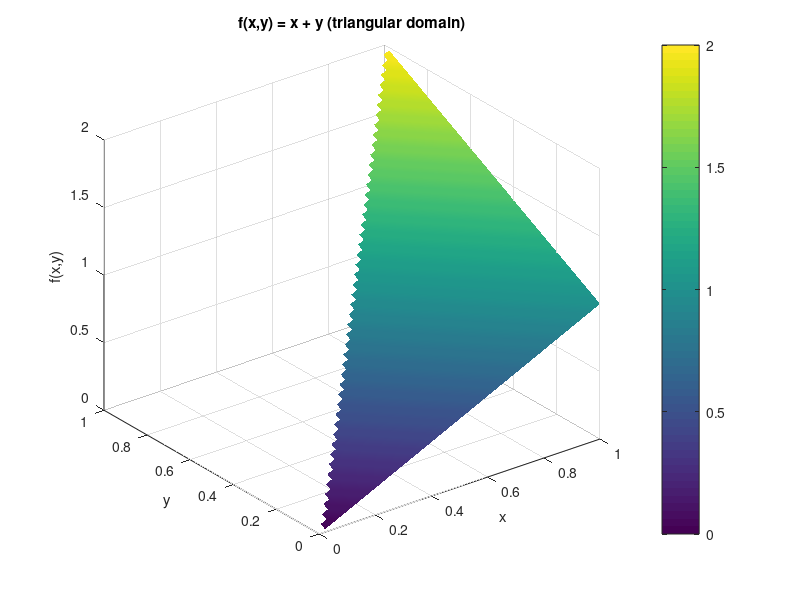

Recreate this plot in MATLAB.
%% Lecture 5 - Numerical Integration 2D
% Two-Dimensional Numerical Integration Examples
% Methods: trapz (2D), integral2, and custom implementations
clearvars;
clc;


%% Example 4: Variable Integration Limits
fprintf('=== EXAMPLE 4: Variable Integration Limits ===\n');
fprintf('Integrating f(x,y) = x + y over triangular region:\n');
fprintf('0 <= x <= 1, 0 <= y <= x\n\n');

% Define the function
f4 = @(x, y) x + y;

% Variable y limits
y_low = @(x) 0;
y_high = @(x) x;

% Analytical: ∫[0,1]∫[0,x](x+y)dy dx = ∫[0,1][xy + y^2/2]|_0^x dx 
%           = ∫[0,1](x^2 + x^2/2)dx = ∫[0,1](3x^2/2)dx = [x^3/2]|_0^1 = 1/2
analytical4 = 1/2;
fprintf('Analytical Solution: %.8f\n', analytical4);

result4 = integral2(f4, 0, 1, y_low, y_high);
error4 = abs(result4 - analytical4);
fprintf('integral2: %.8f (error: %.2e)\n\n', result4, error4);

%% Visualizations


% Plot 5: Triangular integration region
figure;
x_tri = linspace(0, 1, 50);
y_tri = linspace(0, 1, 50);
[X_tri, Y_tri] = meshgrid(x_tri, y_tri);
Z_tri = f4(X_tri, Y_tri);
Z_tri(Y_tri > X_tri) = NaN; % Mask out region outside triangle
surf(X_tri, Y_tri, Z_tri);
shading interp;
xlabel('x'); ylabel('y'); zlabel('f(x,y)');
title('f(x,y) = x + y (triangular domain)');
colorbar;
